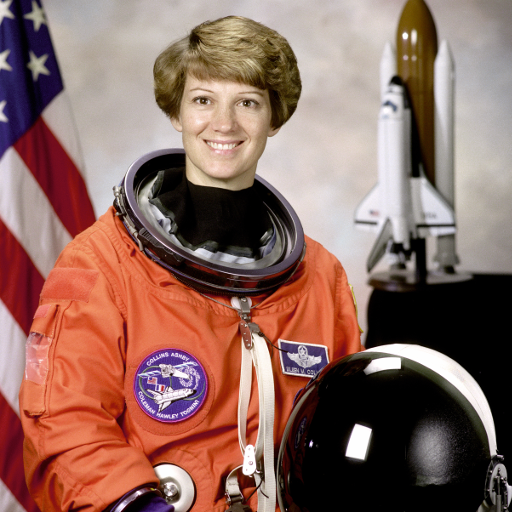
#> input picture skimage.data.astronaut(), 512 x 512 px
$ jupyter execute --allow-errors classify.ipynb
#> lines starting #> are read from the running program, lines starting #| are printed output that depends on the picture
[cell 1]
from urllib import request

import detectree as dtr
import matplotlib.pyplot as plt
import rasterio as rio
from rasterio import plot

# download a tile from the SWISSIMAGE WMS
tile_url = (
    "https://wms.geo.admin.ch/?SERVICE=WMS&REQUEST=GetMap&VERSION=1.3.0&"
    "FORMAT=image/png&LAYERS=ch.swisstopo.images-swissimage&CRS=EPSG:2056"
    "&BBOX=2532980,1152150,2533380,1152450&WIDTH=800&HEIGHT=600"
)
tile_filename = "tile.png"
request.urlretrieve(tile_url, tile_filename)
#> (this line was passed over: the network is not available in this run)

# use the pre-trained model to segment the image into tree/non-tree-pixels
#> (the rest of this cell did not finish here and is left out)

[cell 2]
import numpy as np
import networkx as nx
import matplotlib.pyplot as plt
from skimage import data, segmentation, color

# Load an example image
image = data.astronaut()
#> image is the input picture: shape (512, 512, 3); mean R, G, B 141.6, 105.8, 96.5

# Convert the image to grayscale
gray_image = color.rgb2gray(image)
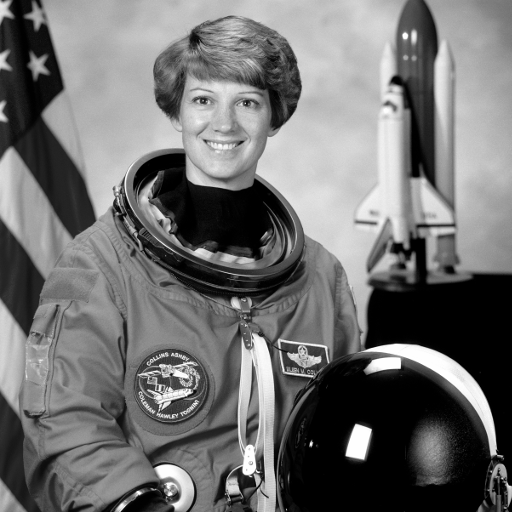
#> gray_image: shape (512, 512) float64; min 0, max 1, mean 0.442

# Generate superpixels using SLIC
segments = segmentation.slic(image, compactness=30, n_segments=400)
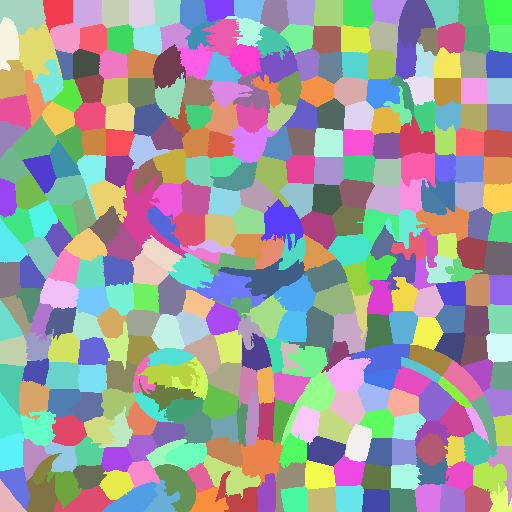
#> segments: shape (512, 512) int64; 370 distinct labels, from 1 to 370; one colour per label, 0 black

# Create a graph representation of the image
graph = segmentation.felzenszwalb(image, scale=100, sigma=0.5)
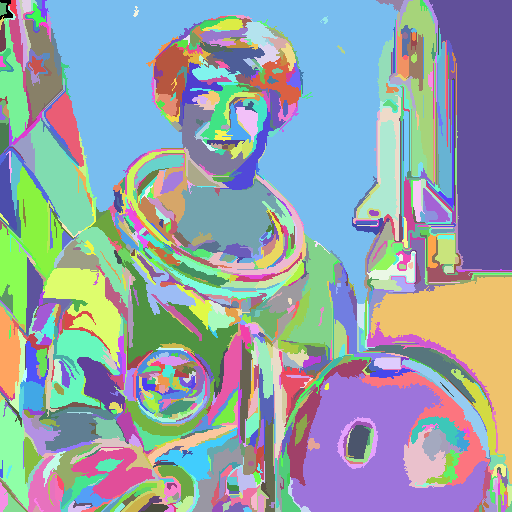
#> graph: shape (512, 512) int64; 1063 distinct labels, from 0 to 1062; one colour per label, 0 black

# Perform graph cut segmentation
#> (the rest of this cell did not finish here and is left out)

[cell 3]
import numpy as np
import networkx as nx
import matplotlib.pyplot as plt
from skimage import data, segmentation, color

# Load an example image
image = data.astronaut()

# Convert the image to grayscale
gray_image = color.rgb2gray(image)

# Generate superpixels using SLIC
segments = segmentation.slic(image, compactness=30, n_segments=400)

# Create a graph representation of the image
graph = nx.grid_2d_graph(gray_image.shape[0], gray_image.shape[1])

# Add edges between adjacent pixels based on image gradients
for i in range(gray_image.shape[0]):
    for j in range(gray_image.shape[1]):
        if i < gray_image.shape[0] - 1:
            weight = np.abs(gray_image[i, j] - gray_image[i + 1, j])
            graph.add_edge((i, j), (i + 1, j), capacity=weight)
        if j < gray_image.shape[1] - 1:
            weight = np.abs(gray_image[i, j] - gray_image[i, j + 1])
            graph.add_edge((i, j), (i, j + 1), capacity=weight)

# Choose source and sink nodes within the graph bounds
source_node = (0, 0)
sink_node = (gray_image.shape[0] - 1, gray_image.shape[1] - 1)
#> sink_node = (511, 511)

# Perform minimum cut segmentation using maxflow
cut_value, partition = nx.minimum_cut(graph, source_node, sink_node)

# Extract the segmented region
reachable, non_reachable = partition

# Create a binary mask for the segmented region
segment_mask = np.zeros_like(gray_image, dtype=bool)
for node in reachable:
    segment_mask[node] = True

# Display the original image and the segmented image
fig, ax = plt.subplots(1, 2, figsize=(10, 5))
ax[0].imshow(image)
ax[0].set_title('Original Image')
ax[0].axis('off')
ax[1].imshow(segment_mask, cmap='gray')
ax[1].set_title('Segmented Image')
ax[1].axis('off')
plt.show()
